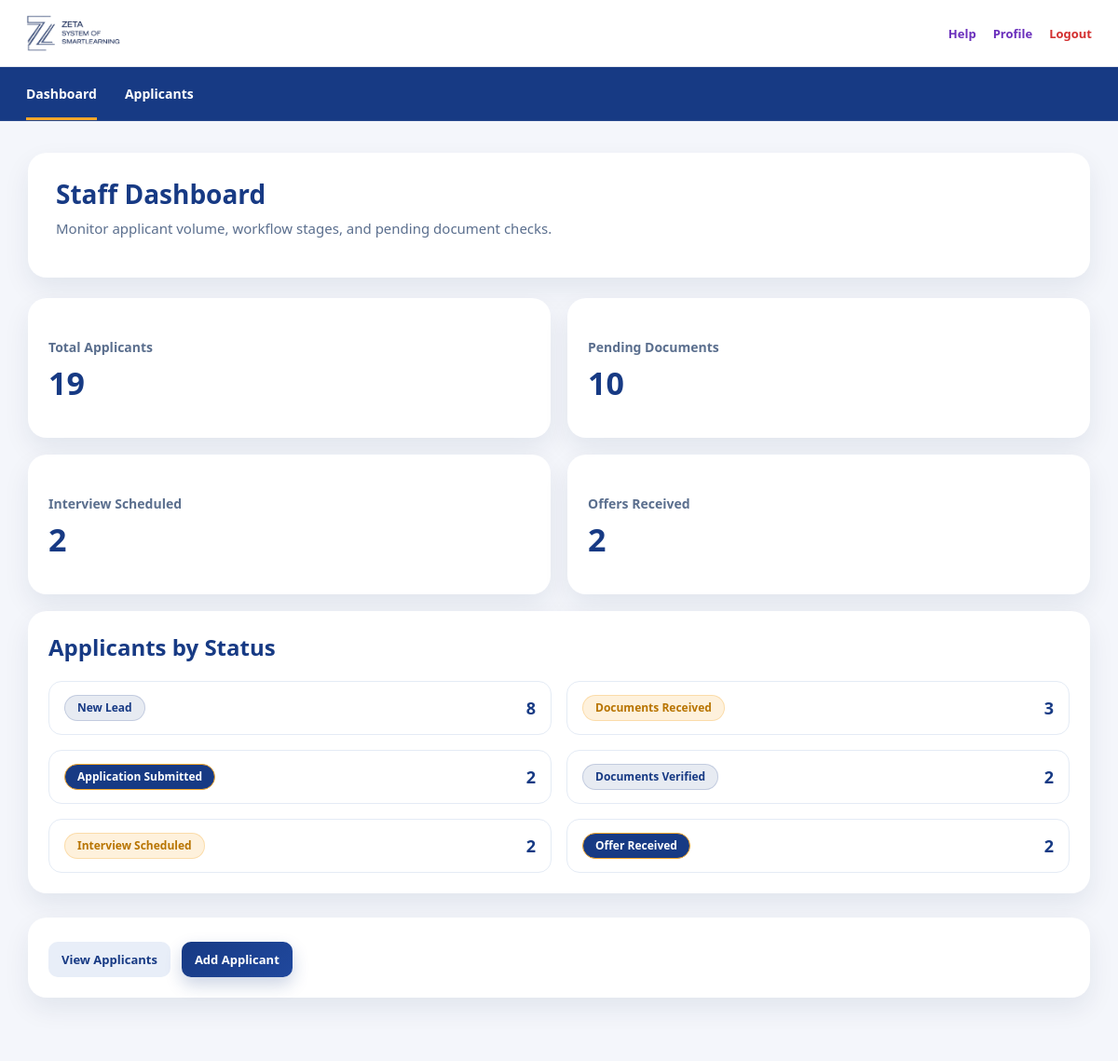
The app's page /dashboard (signed in) with its own data.
### tables this page shows
CREATE TABLE applicants (
    id INTEGER PRIMARY KEY AUTOINCREMENT,
    user_id INTEGER,
    created_by_staff_id INTEGER,
    full_name TEXT NOT NULL,
    email TEXT NOT NULL,
    phone TEXT,
    campus_city TEXT,
    study_level TEXT,
    intake TEXT,
    application_type TEXT,
    study_mode TEXT,
    course_interest TEXT,
    university_interest TEXT,
    course_duration TEXT,
    status TEXT NOT NULL,
    notes TEXT,
    created_at TEXT NOT NULL,
    updated_at TEXT NOT NULL,
    FOREIGN KEY (user_id) REFERENCES users(id),
    FOREIGN KEY (created_by_staff_id) REFERENCES users(id)
);

### app.py (the view)
@app.route("/dashboard")
@login_required
@staff_required
def dashboard():
    conn = get_db()
    cursor = conn.cursor()
    cursor.execute("SELECT COUNT(*) FROM applicants")
    total_applicants = cursor.fetchone()[0]
    cursor.execute("""
        SELECT COUNT(*)
        FROM documents
        WHERE cv_uploaded = 0
           OR passport_uploaded = 0
           OR transcript_uploaded = 0
           OR personal_statement_uploaded = 0
    """)
    pending_documents = cursor.fetchone()[0]
    cursor.execute("""
        SELECT COUNT(*)
        FROM applicants
        WHERE status = 'Interview Scheduled'
    """)
    interview_scheduled = cursor.fetchone()[0]
    cursor.execute("""
        SELECT COUNT(*)
        FROM applicants
        WHERE status = 'Offer Received'
    """)
    offers_received = cursor.fetchone()[0]
    cursor.execute("""
        SELECT status, COUNT(*) AS total
        FROM applicants
        GROUP BY status
        ORDER BY total DESC, status ASC
    """)
    status_counts = cursor.fetchall()
    conn.close()
    return render_template(
        "dashboard.html",
        total_applicants=total_applicants,
        pending_documents=pending_documents,
        interview_scheduled=interview_scheduled,
        offers_received=offers_received,
        status_counts=status_counts
    )

### app.py (called while the page is built)
def get_db():
    conn = sqlite3.connect("admissions.db")
    conn.row_factory = sqlite3.Row
    return conn

def login_required(f):
    @wraps(f)
    def decorated_function(*args, **kwargs):
        if "user_id" not in session:
            return redirect(url_for("home"))
        return f(*args, **kwargs)
    return decorated_function

def staff_required(f):
    @wraps(f)
    def decorated_function(*args, **kwargs):
        if "role" not in session:
            return redirect(url_for("home"))
        if session["role"] not in STAFF_ROLES:
            return "<h1>Access denied</h1>", 403
        return f(*args, **kwargs)
    return decorated_function

### templates/dashboard.html
{% extends "base.html" %}
{% block content %}
<div class="dashboard-page">
    <div class="dashboard-title-card">
        <h1>Staff Dashboard</h1>
        <p>Monitor applicant volume, workflow stages, and pending document checks.</p>
    </div>
    <div class="dashboard-grid">
        <div class="dashboard-card stat-card">
            <div class="card-label">Total Applicants</div>
            <p class="stat-number">{{ total_applicants }}</p>
        </div>
        <div class="dashboard-card stat-card">
            <div class="card-label">Pending Documents</div>
            <p class="stat-number">{{ pending_documents }}</p>
        </div>
        <div class="dashboard-card stat-card">
            <div class="card-label">Interview Scheduled</div>
            <p class="stat-number">{{ interview_scheduled }}</p>
        </div>
        <div class="dashboard-card stat-card">
            <div class="card-label">Offers Received</div>
            <p class="stat-number">{{ offers_received }}</p>
        </div>
        <div class="dashboard-card dashboard-card-wide">
            <h2>Applicants by Status</h2>
            {% if status_counts %}
                <div class="status-grid">
                    {% for row in status_counts %}
                        <div class="status-item">
                            <span class="status-badge status-{{ row['status']|lower|replace(' ', '-') }}">
                                {{ row["status"] }}
                            </span>
                            <span class="status-total">{{ row["total"] }}</span>
                        </div>
                    {% endfor %}
                </div>
            {% else %}
                <p>No applicant status data available.</p>
            {% endif %}
        </div>
        <div class="dashboard-card dashboard-card-wide action-card">
            <a href="{{ url_for('view_applicants') }}" class="secondary-btn action-link small-btn">View Applicants</a>
            <a href="{{ url_for('add_applicant') }}" class="primary-btn action-link small-btn">Add Applicant</a>
        </div>
    </div>
</div>
{% endblock %}

### static/style.css (style rules this page uses)
* { box-sizing: border-box; }
body { margin: 0; font-family: "Segoe UI", Arial, sans-serif; color: #1f2d3d; background: #f4f6fb; }
a { text-decoration: none; color: inherit; }
h1, h2, h3, h4, h5 { margin-top: 0; color: #173a84; }
p { margin-top: 0; line-height: 1.5; }
.home-btn, .auth-btn, .primary-btn, .secondary-btn, .outline-btn, .save-btn, .danger-btn { display: inline-flex; justify-content: center; align-items: center; border: none; border-radius: 12px; padding: 12px 18px; font-size: 14px; font-weight: 700; cursor: pointer; transition: all 0.18s ease; }
.home-btn, .auth-btn, .primary-btn, .save-btn { background: linear-gradient(135deg, #173a84, #20489d); color: #ffffff; box-shadow: 0 8px 18px rgba(23, 58, 132, 0.22); }
.home-btn.light, .secondary-btn { background: #e8eef8; color: #173a84; box-shadow: none; }
.small-btn { padding: 10px 14px; font-size: 13px; border-radius: 10px; }
.dashboard-page, .student-dashboard { max-width: 1180px; margin: 34px auto; padding: 0 20px 40px; }
.dashboard-card, .dashboard-title-card, .form-card, .form-card-wide, .app-form-card, .info-card, .filter-card, .applicant-card { background: #ffffff; border-radius: 20px; box-shadow: 0 12px 28px rgba(16, 34, 72, 0.08); }
.dashboard-title-card { padding: 28px 30px; margin-bottom: 22px; }
.dashboard-title-card h1 { font-size: 28px; line-height: 1.2; margin-bottom: 8px; color: #173a84; }
.dashboard-title-card p { color: #5b6f8e; font-size: 15px; margin-bottom: 14px; }
.action-card { display: flex; justify-content: flex-start; align-items: center; gap: 12px; flex-wrap: wrap; margin-top: 8px; padding-top: 10px; }
.action-card .primary-btn, .action-card .secondary-btn, .action-card .save-btn, .action-card .danger-btn { margin-top: 4px; }
.dashboard-grid { display: grid; grid-template-columns: repeat(4, 1fr); gap: 18px; }
.dashboard-card { padding: 22px; }
.dashboard-card-wide { grid-column: 1 / -1; }
.stat-card { min-height: 150px; display: flex; flex-direction: column; justify-content: center; }
.card-label { font-size: 14px; font-weight: 700; color: #5b6f8e; margin-bottom: 12px; }
.stat-number, .dashboard-metric { font-size: 34px; font-weight: 800; color: #173a84; margin: 0; line-height: 1; }
.status-grid { display: grid; grid-template-columns: repeat(3, minmax(180px, 1fr)); gap: 16px; margin-top: 10px; }
.status-item { display: flex; justify-content: space-between; align-items: center; gap: 12px; padding: 14px 16px; background: #ffffff; border: 1px solid #e4ebf5; border-radius: 14px; }
.status-total { font-size: 18px; font-weight: 800; color: #173a84; }
.action-link { display: inline-flex; justify-content: center; align-items: center; }
.status, .status-badge { display: inline-flex; align-items: center; justify-content: center; padding: 7px 13px; border-radius: 999px; font-size: 12px; font-weight: 800; line-height: 1; white-space: nowrap; border: 1px solid transparent; }
.status-new-lead, .status-badge.new, .status-badge.new-lead, .status.new, .status-documents-verified, .status-badge.documents-verified { background: rgba(23, 58, 132, 0.10); color: #173a84; border-color: rgba(23, 58, 132, 0.18); }
.status-documents-received, .status-badge.documents-received, .status-interview-scheduled, .status-badge.interview-scheduled { background: rgba(244, 166, 42, 0.16); color: #b87400; border-color: rgba(244, 166, 42, 0.28); }
.status-application-submitted, .status-badge.application-submitted, .status-offer-received, .status-badge.offer-received { background: #173a84; color: #ffffff; border-color: #f4a62a; }
@media (max-width: 1200px) { .dashboard-grid { grid-template-columns: repeat(2, 1fr); } }
@media (max-width: 1200px) { .status-grid { grid-template-columns: repeat(2, minmax(180px, 1fr)); } }

### records on screen
applicants: status "Documents Received", total "3"
applicants: status "Documents Verified", total "2"
applicants: status "Interview Scheduled", total "2"

### other values on screen
{{ total_applicants }} "19"
{{ pending_documents }} "10"
{{ interview_scheduled }} "2"
{{ offers_received }} "2"
{{ row["status"] }} "New Lead" "Application Submitted" "Offer Received"
{{ row["total"] }} "8" "2" "2"
